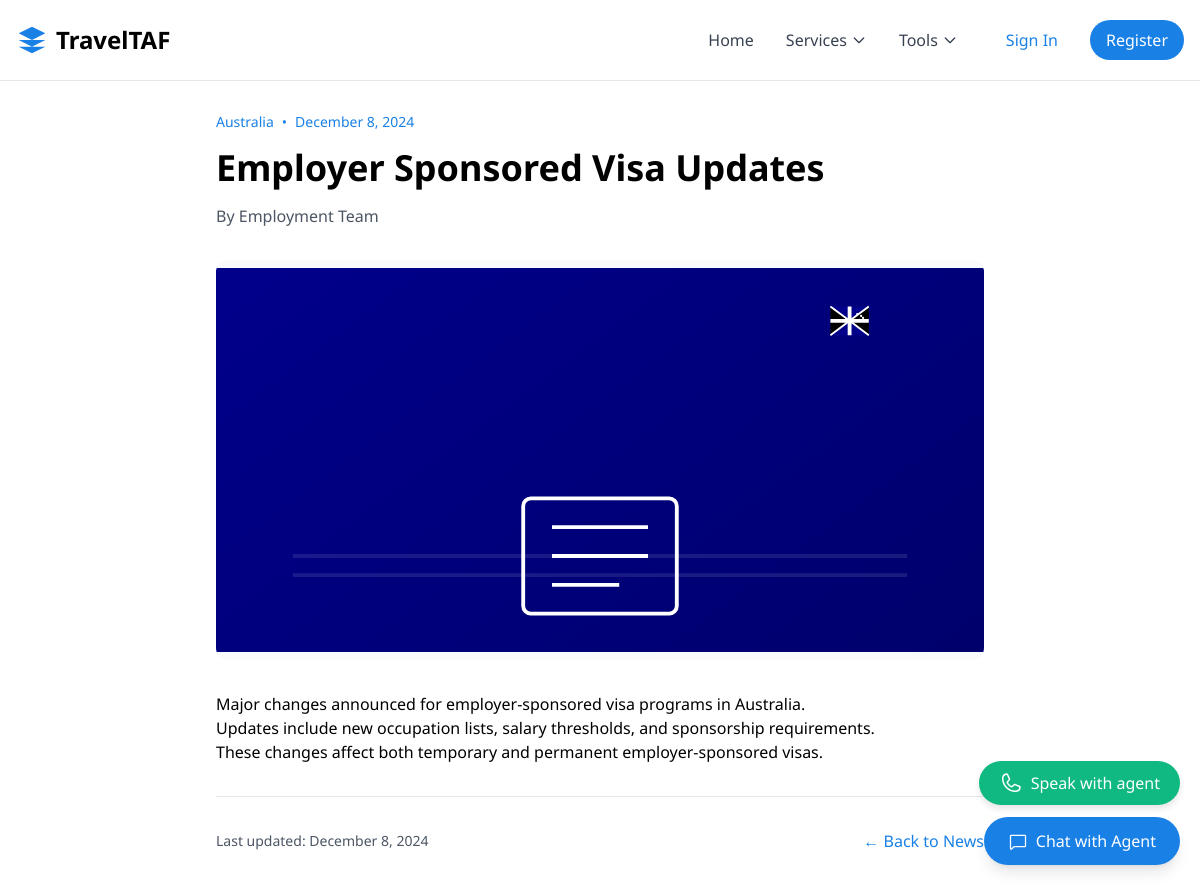
/news/employer-sponsored-visa-updates/, run on the app's committed database.
### news/models.py (models this page shows, shortened)
class News(models.Model):
    title = models.CharField(max_length=255)
    slug = models.SlugField(unique=True)
    content = models.TextField()
    category = models.ForeignKey(NewsCategory, on_delete=models.CASCADE, related_name='news')
    published_date = models.DateTimeField(auto_now_add=True)
    updated_date = models.DateTimeField(auto_now=True)
    author = models.CharField(max_length=100)
    image = models.ImageField(upload_to='news_images/', null=True, blank=True)
    is_featured = models.BooleanField(default=False)
    is_published = models.BooleanField(default=True)
    class Meta:
        verbose_name_plural = "News Articles"
        ordering = ['-published_date']

class NewsCategory(models.Model):
    name = models.CharField(max_length=100)
    slug = models.SlugField(unique=True)
    description = models.TextField(blank=True)
    class Meta:
        verbose_name_plural = "News Categories"

### news/views.py (the view)
# urls.py: path('<slug:slug>/', views.NewsDetailView.as_view(), name='detail'),
class NewsDetailView(DetailView):
    model = News
    template_name = 'news/news_detail.html'
    context_object_name = 'news'

### templates/news/news_detail.html
{% extends 'base.html' %}
{% load static %}
{% block content %}
<div class="container mx-auto px-4 py-8">
    <article class="max-w-3xl mx-auto">
        <header class="mb-8">
            <div class="flex items-center text-sm text-[#1980e6] mb-4">
                <span>{{ news.category.name }}</span>
                <span class="mx-2">•</span>
                <time>{{ news.published_date|date:"F j, Y" }}</time>
            </div>
            <h1 class="text-4xl font-bold mb-4">{{ news.title }}</h1>
            <div class="flex items-center text-gray-600">
                <span>By {{ news.author }}</span>
            </div>
        </header>
        {% if news.image %}
            <div class="mb-8">
                <img src="{{ news.image.url }}"
                     alt="{{ news.title }}"
                     class="w-full h-[400px] object-cover rounded-xl shadow-lg">
            </div>
        {% else %}
            <div class="mb-8">
                <img src="{% static 'images/svg/news_icons/'|add:news.category.slug|add:'.svg' %}"
                     alt="{{ news.category.name }} News"
                     class="w-full h-[400px] object-contain bg-gray-50 rounded-xl">
            </div>
        {% endif %}
        <div class="prose max-w-none">
            {{ news.content|linebreaks }}
        </div>
        <footer class="mt-8 pt-8 border-t">
            <div class="flex justify-between items-center">
                <div class="text-sm text-gray-600">
                    Last updated: {{ news.updated_date|date:"F j, Y" }}
                </div>
                <a href="{% url 'news:list' %}"
                   class="text-[#1980e6] hover:text-blue-700">
                    ← Back to News
                </a>
            </div>
        </footer>
    </article>
</div>
{% endblock %}

### static/css/index.css (style rules this page uses)
body { font-family: "Noto Serif", "Noto Sans", sans-serif; }

### templates/base.html (style rules this page uses)
body { font-family: 'Noto Sans', sans-serif; }

### data on the page
News: category.name "Australia", published_date "December 8, 2024", title "Employer Sponsored Visa Updates", author "Employment Team", content "Major changes announced for employer-sponsored visa programs in Australia. Updates include new occupation lists, salary thresholds, and sponsorship requirements. These changes affect both temporary and permanent employer-sponsored visas.", updated_date "December 8, 2024"
